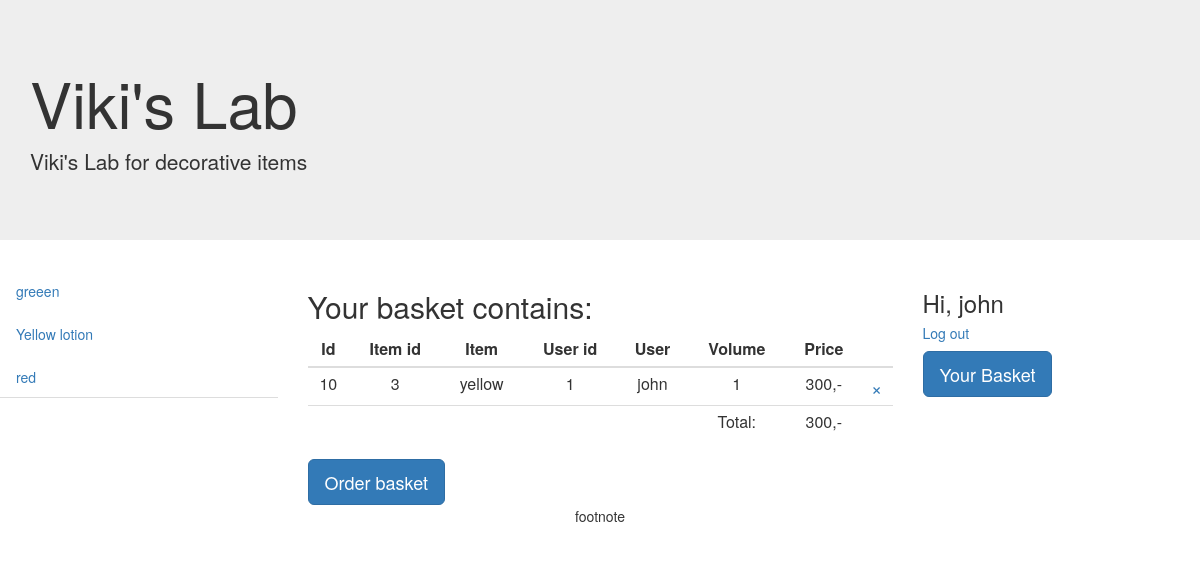
/basket (signed in), run on the app's committed database.
### app.py (models this page shows, shortened)
class ItemsDesc(db.Model):
    __tablename__ = 'itemsdesc'
    id = db.Column(db.Integer, primary_key=True)
    itemid = db.Column(db.Integer, db.ForeignKey('items.id'), nullable=False)
    name = db.Column(db.String, nullable=False)
    desc = db.Column(db.String)
    imgref = db.Column(db.String)
    item = db.relationship('Items', backref=db.backref('itemdesc', uselist=False))

class Orders(db.Model):
    __tablename__ = 'orders'
    id = db.Column(db.Integer, primary_key=True)
    userid = db.Column(db.Integer, db.ForeignKey('user.id'), nullable=False)
    itemid = db.Column(db.Integer, db.ForeignKey('items.id'), nullable=False)
    volume = db.Column(db.Integer)
    ordered = db.Column(db.Boolean)
    paid = db.Column(db.Boolean)
    delivered = db.Column(db.Boolean)
    orderdate = db.Column(db.DATETIME)
    paydate = db.Column(db.DATETIME)
    deliverydate = db.Column(db.DATETIME)

class Items(db.Model):
    __tablename__ = 'items'
    id = db.Column(db.Integer, primary_key=True)
    name = db.Column(db.String)
    orders = db.relationship('Orders', backref='item')

class User(UserMixin, db.Model):
    __tablename__ = 'user'
    id = db.Column(db.Integer, primary_key=True)
    username = db.Column(db.String(30), unique=True)
    email = db.Column(db.String(50))
    password = db.Column(db.String(50))
    orders = db.relationship('Orders', backref='user')

class Prices(db.Model):
    __tablename__ = 'prices'
    id = db.Column(db.Integer, primary_key=True)
    itemid = db.Column(db.Integer, db.ForeignKey('items.id'), nullable=False)
    price = db.Column(db.Integer)
    validfrom = db.Column(db.DATETIME)
    validto = db.Column(db.DATETIME)
    item = db.relationship('Items', backref='pricetags')

### app.py (the view)
@app.route('/basket', methods=['GET', 'POST'])
def basket():
    if request.args.get('productid'):
        chosen_product = Items.query.get(int(request.args.get('productid')))
        user = User.query.filter_by(id=current_user.id).first()
        issued_order = Orders(item=chosen_product, user=user, volume=1)
        db.session.add(issued_order)
        db.session.commit()
    if request.args.get('deletion'):
        product_for_removal = Orders.query.get(int(request.args.get('deletion')))
        db.session.delete(product_for_removal)
        db.session.commit()
    basket = Orders.query.filter(
        Orders.userid==current_user.id,
        db.or_(Orders.ordered.is_(None),
        Orders.ordered==0)).all()
    return render_template('basket.html', basket=basket, totalprice=totalprice(basket),
        items = ItemsDesc.query.all())

### app.py (called while the page is built)
@loginmanager.user_loader
def loaduser(userid):
    return User.query.get(int(userid))

def totalprice(basket):
    totalprice = 0
    for b in basket:
        totalprice += b.item.pricetags[0].price
    return totalprice

### templates/basket.html
{% extends 'vlab.html' %}
{% block product %}
<h2>Your basket contains:</h2>
<table class="table table-hover table-condensed text-center">
    <thead>
        <tr>
            <th class="text-center">Id</th>
            <th class="text-center">Item id</th>
            <th class="text-center">Item</th>
            <th class="text-center">User id</th>
            <th class="text-center">User</th>
            <th class='text-center'>Volume</th>
            <th class='text-center'>Price</th>
            <th class='text-center'></th>
        </tr>
    </thead>
    <tbody>
            {% for b in basket %}
            <tr>
            <td scope="row">{{b.id}}</td>
            <td scope="row">{{b.itemid}}</td>
            <td>{{b.item.name}}</td>
            <td>{{b.userid}}</td>
            <td>{{b.user.username}}</td>
            <td>
            {{b.volume}}
            </td>
            <td>{{b.item.pricetags[0].price}},-</td>
            <td><a href="{{url_for('basket', deletion=b.id)}}" style="text-decoration: none"><big>&times;</big></a></td>
            </tr>
            {% endfor %}
            <tr>
                <td></td>
                <td></td>
                <td></td>
                <td></td>
                <td></td>
                <td>Total:</td>
                <td>{{totalprice}},-</td>
                <td></td>
            </tr>
    </tbody>
</table>
<a name="Savebasket" id="Savebasket" class="btn btn-primary btn-lg" href="{{url_for('myorder')}}" role="button">Order basket</a>
{% endblock product %}

### templates/vlab.html (shortened to what this page needs)
<html lang="en">
<head>
    <link rel="stylesheet" type="text/css" href="{{url_for('static', filename='main.css')}}">
</head>
<body>
    {% extends 'bootstrap/base.html' %}
    {% import 'bootstrap/wtf.html' as wtf %}
    {% block content %}
    <div class="jumbotron jumbotron-fluid">
        <div class="container">
            <h1 class="display-3">Viki's Lab</h1>
            <p class="lead">Viki's Lab for decorative items</p>
        </div>
    </div>
    {% block middlepart %}
    <div class="row">
        <div class="col-xs-3">
            <ul class="nav nav-tabs nav-stacked">
                {% for item in items %}
                    <li>
                        <a href="{{url_for('selection', product=item.id)}}">{{item.name}}</a>
                    </li>
                {% endfor %}
            </ul>
        </div>
        <div class="col-xs-6">
            {% block product %}
            {% endblock product %}
        </div>
        <div class="col-xs-3">
            {% if current_user.is_authenticated %}
            <h3>Hi, {{ current_user.username }}</h3>
            <h5><a href="{{url_for('logout')}}">Log out</a> </h5>
            {% else %}
            <h5>
                <a href="{{url_for('login')}}">Log in</a> or
                <a href="{{url_for('signup')}}">Sign up</a>
            </h5>
            {% endif %}
            <a name="basket" id="basket" class="btn btn-primary btn-lg" href="{{url_for('basket')}}" role="button">Your Basket</a>
        </div>
    </div>
    {% endblock middlepart %}
    <div class="navbar">
        <div class="col-xs-12">
            <div style="text-align: center">footnote</div>
        </div>
    </div>
    {% endblock content %}

### static/main.css (style rules this page uses)
h1 { color: hotpink; }

### data on the page
ItemsDesc: name "greeen"
ItemsDesc: name "Yellow lotion"
ItemsDesc: name "red"
Orders: id "10", itemid "3", item.name "yellow", userid "1", user.username "john", volume "1", item "300"
User: username "john"

### other printed values
{{ totalprice }} "300"
